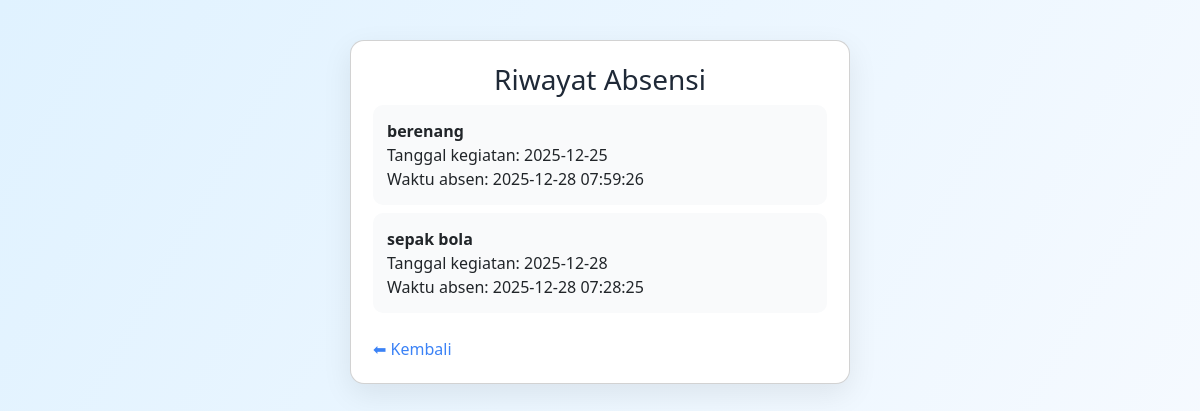
/user/riwayat.php (signed in), run on the app's committed database.
### tables this page shows
CREATE TABLE `absensi` (
  `id` int(11) NOT NULL,
  `user_id` int(11) DEFAULT NULL,
  `kegiatan_id` int(11) DEFAULT NULL,
  `waktu` timestamp NOT NULL DEFAULT current_timestamp()
);

CREATE TABLE `kegiatan` (
  `id` int(11) NOT NULL,
  `nama_kegiatan` varchar(100) DEFAULT NULL,
  `tanggal` date DEFAULT NULL
);

### user/riwayat.php (the view, shortened to what this page needs)
<?php
include '../config/db.php';
$q = mysqli_query($conn, "
    SELECT k.nama_kegiatan, k.tanggal, a.waktu
    FROM absensi a
    JOIN kegiatan k ON a.kegiatan_id = k.id
    WHERE a.user_id = '{$_SESSION['id']}'
    ORDER BY a.waktu DESC
");
?>
<link href="https://cdn.jsdelivr.net/npm/bootstrap@5.3.2/dist/css/bootstrap.min.css" rel="stylesheet">
<link rel="stylesheet" href="../assets/style.css">
<div class="card">
<h3>Riwayat Absensi</h3>
<?php if (mysqli_num_rows($q) == 0): ?>
    <p>Belum ada riwayat absensi.</p>
<?php else: ?>
    <ul>
    <?php while($r = mysqli_fetch_assoc($q)): ?>
        <li style="margin-bottom:8px;">
            <b><?= $r['nama_kegiatan'] ?></b><br>
            Tanggal kegiatan: <?= $r['tanggal'] ?><br>
            Waktu absen: <?= $r['waktu'] ?>
        </li>
    <?php endwhile; ?>
    </ul>
<?php endif; ?>
<a href="dashboard.php">⬅ Kembali</a>
</div>

### assets/style.css (style rules this page uses)
* { box-sizing: border-box; font-family: 'Segoe UI', sans-serif; }
.card { background: #ffffff; padding: 22px; max-width: 500px; margin: 40px auto; border-radius: 14px; box-shadow: 0 10px 30px rgba(0,0,0,.08); }
h2, h3 { margin-top: 0; color: #1f2937; text-align: center; }
ul { list-style: none; padding: 0; }
li { background: #f9fafb; padding: 14px; border-radius: 10px; margin-bottom: 10px; }
a { text-decoration: none; color: #3b82f6; font-weight: 500; }

### data on the page
absensi: kegiatan.nama_kegiatan "berenang", kegiatan.tanggal "2025-12-25", waktu "2025-12-28 07:59:26"
absensi: kegiatan.nama_kegiatan "sepak bola", kegiatan.tanggal "2025-12-28", waktu "2025-12-28 07:28:25"
